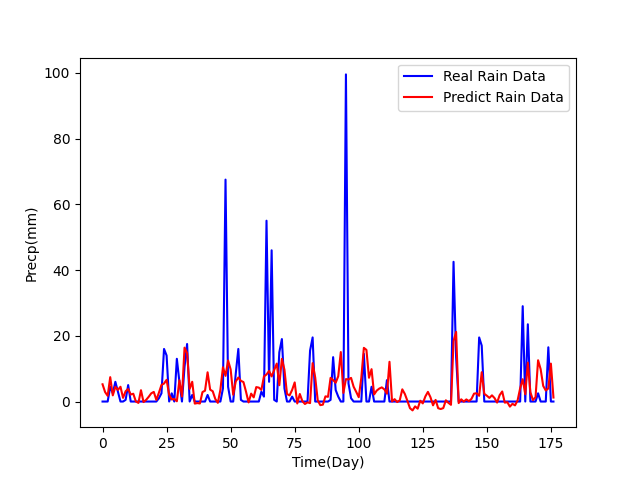

Python code for this plot:
#import
import pandas as pd
import json
import math
import matplotlib.pyplot as plt

#config
configFile = json.load(open("./config.json", 'r', encoding='utf-8'))
readAndSavePath = configFile["getData"]["download path"]
stationNumber = configFile["getData"]["station number"]
verifySetStart = 0.9
verifySetEnd = 0.95

#val
dataColumns = ["StnPres","SeaPres","StnPresMax","StnPresMin","Temperature","T Max","T Min","Td dew point","RH","RHMin","WS","WD","WSGust","WDGust","PrecpHour","PrecpMax10","PrecpMax60","SunShine","SunshineRate","GloblRad","VisbMean","EvapA","UVI Max","Cloud Amount","TxSoil0cm","TxSoil5cm","TxSoil10cm","TxSoil20cm","TxSoil30cm","TxSoil50cm","TxSoil100cm"]
dataNum = 0
plotDataY = []
plotDataYPred = []

#function
def dot(a,b):
    res = 0

    for i in range(len(a)):
        res += a[i]*b[i]

    return res

def mean(a):
    total=0
    for i in a:
        total+=i

    return total/len(a)

def sd(a):
    tempMean = mean(a)
    total = 0

    for i in a:
        total += (i-tempMean)**2

    return (total/len(a))**0.5


#read weight
weight = []

fileName = "weight.csv"
filePath = readAndSavePath + "/" + fileName
weightFile = pd.read_csv(filePath, encoding="utf-8-sig")

for i in dataColumns:
    weight.append(float(weightFile[i][0]))

#read data
dataStd = []
rainData = []

stdFileName = "dataFile"+ str(stationNumber) + "_std.csv"
stdFilePath = readAndSavePath + "/" + stdFileName
stdDataFile = pd.read_csv(stdFilePath, encoding="utf-8-sig")

for index, row in stdDataFile.iterrows():
    tempData = []
    for i in dataColumns:
        tempData.append(float(row[i]))
    dataNum += 1
    dataStd.append(tempData)

rainFileName = "rainDataFile"+ str(stationNumber) + "_std.csv"
rainFilePath = readAndSavePath + "/" + rainFileName
rainDataFile = pd.read_csv(rainFilePath, encoding="utf-8-sig")

for index, row in rainDataFile.iterrows():
    rainData.append(float(row["Precp"]))

#get mean std
rainDataMean = mean(rainData)
rainDataSd = sd(rainData)

#get real y ypred
testSetStartIdx = math.ceil(dataNum*verifySetStart)
testSetEndIdx = math.floor(dataNum*verifySetEnd)

for i in range(testSetStartIdx, testSetEndIdx):
    plotDataY.append(rainData[i])
    plotDataYPred.append((dot(weight, dataStd[i])*rainDataSd)+rainDataMean)

#draw
plt.plot(plotDataY, color="blue", label="Real Rain Data")
plt.plot(plotDataYPred, color = "red", label="Predict Rain Data") 
plt.xlabel("Time(Day)")
plt.ylabel("Precp(mm)")

plt.legend()
plt.savefig("./src/verify/verify.png") 
plt.show()

